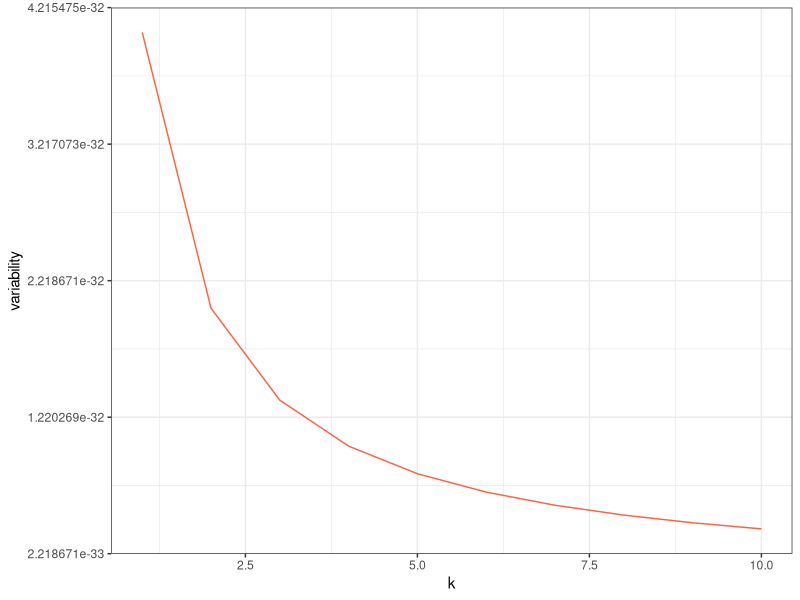
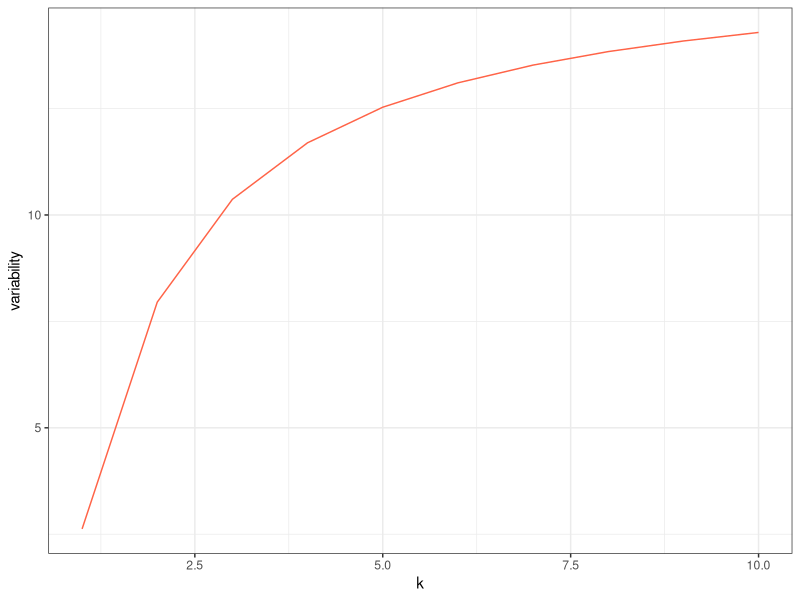
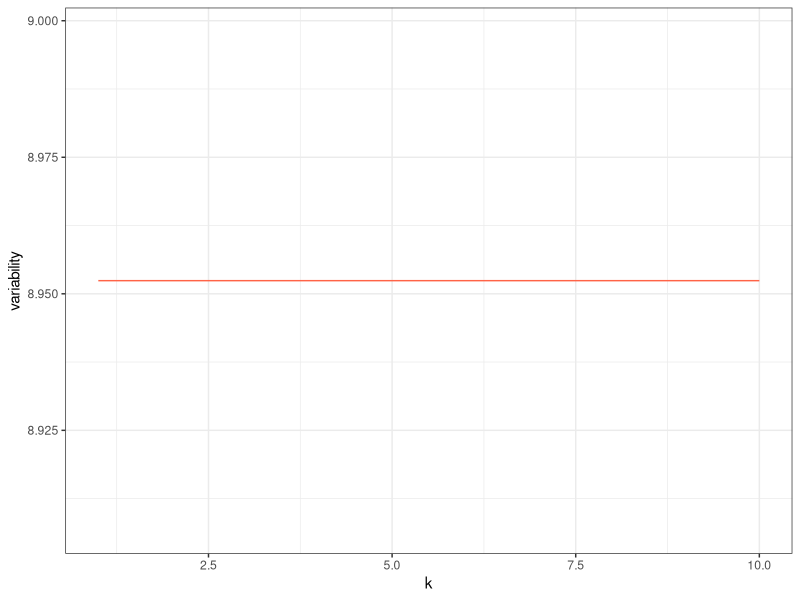

These figures' R source, in order:
## ---- chunk 1
library(tidyverse)
x <- c(1:3, 5:12)
y <- c(-7.1, -7.1, .5, -3.6, -2, -1.7, -4, -.2, -1.2, -1.2, -3.5)
y_mean = mean(y)

std_dev <- function(y) {(sum(y-y_mean)^2)/11}
std_dev <- std_dev(y)



var_fun <- function(k, x, y) {
  v_k <- rep(NA, length(k))
  for (i in 1:length(k)) {
    v_k[i] <- std_dev/k[i]
  }
  v_k
}

f <- function(x) {
  f = -9.3 + 2.6 * x - 0.3 * x^2 + .01 * x^3
}
bias_fun <- function(k, x, y) {
  b_k <- rep(NA, length(k))
  for (i in 1:length(k)) {
    b_k[i] <- (-4.02 - (1/k[i]*-2.4))^2
  }
  b_k
}


MSE_fun <- function(k, x, y) {
  m_k <- rep(NA, length(k))
  for (i in 1:length(k)) {
    m_k[i] <- 7.9524 + 1 + std_dev/k[i] 
  }
  m_k
}

k <- 1:10
b_k <- bias_fun(k, x, y)

k <- 1:10
m_k <- MSE_fun(k, x, y)



k <- 1:10
v_k <- var_fun(k, x, y)

df <- tibble(k = k, v_k = v_k)
ggplot(df, aes(x = k, y = v_k)) + geom_line (col = "tomato") + 
  theme_bw() +
  ylab("variability")

df <- tibble(k = k, b_k = b_k)
ggplot(df, aes(x = k, y = b_k)) + geom_line (col = "tomato") + 
  theme_bw() +
  ylab("variability")

df <- tibble(k = k, m_k = m_k)
ggplot(df, aes(x = k, y = m_k)) + geom_line (col = "tomato") + 
  theme_bw() +
  ylab("variability")


